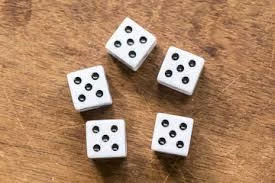
#> input picture assignment8/Dice_Recognition/input/image1.jpg, 275 x 183 px, found by its file name
$ jupyter execute main.ipynb
#> lines starting #> are read from the running program, lines starting #| are printed output that depends on the picture; after the words box and inside, x2 and y2 are one past the last pixel; in counts of white or black regions, pixels touching at a corner belong together
[cell 1]
import cv2
import numpy as np
import matplotlib.pyplot as plt

[cell 2]
image_1 = cv2.imread("input\\image1.jpg", cv2.IMREAD_GRAYSCALE)
#> image_1: shape (183, 275); min 0, max 255, mean 140.4
image_2 = cv2.imread("input\\image2.png", cv2.IMREAD_GRAYSCALE)
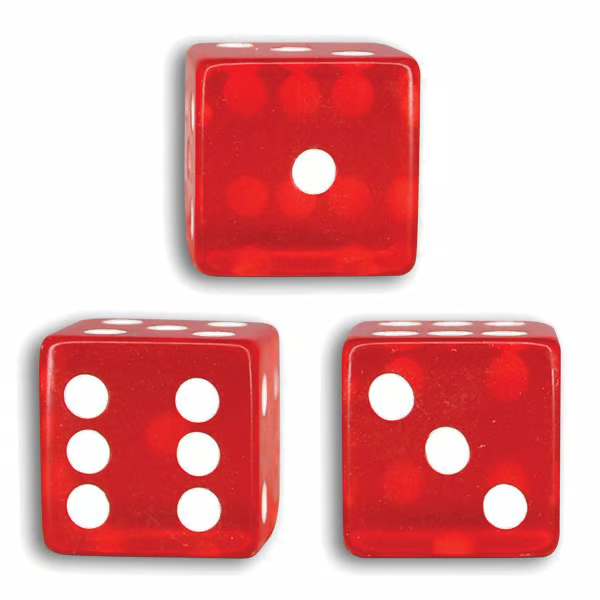
#> input picture assignment8/Dice_Recognition/input/image2.png, 600 x 600 px, found by its file name
#> image_2: shape (600, 600); min 61, max 255, mean 185.5
image_3 = cv2.imread("input\\image3.jpg", cv2.IMREAD_GRAYSCALE)
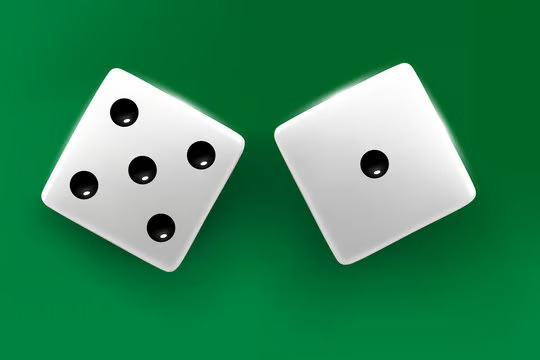
#> input picture assignment8/Dice_Recognition/input/image3.jpg, 540 x 360 px, found by its file name
#> image_3: shape (360, 540); min 0, max 255, mean 105.3
image_4 = cv2.imread("input\\image4.jpg", cv2.IMREAD_GRAYSCALE)
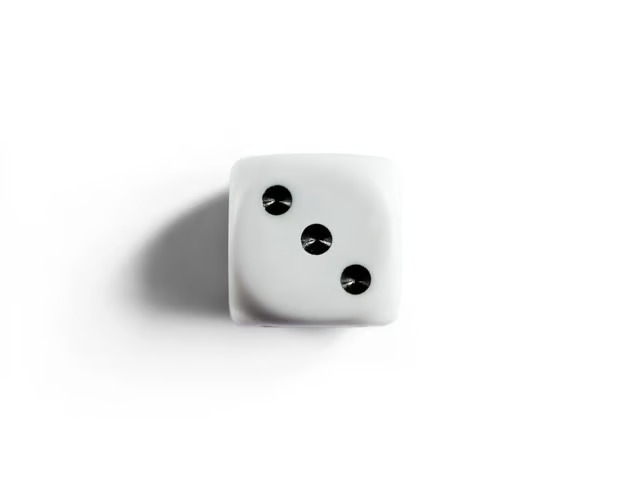
#> input picture assignment8/Dice_Recognition/input/image4.jpg, 626 x 478 px, found by its file name
#> image_4: shape (478, 626); min 0, max 255, mean 243.5

[cell 3]
def show_in_matplotlib(image):
    plt.axis("off")
    plt.imshow(image, cmap="gray")
    plt.show()

[cell 4]
show_in_matplotlib(image_1)
show_in_matplotlib(image_2)
show_in_matplotlib(image_3)
show_in_matplotlib(image_4)

[cell 5]
image_1_inverted = cv2.bitwise_not(image_1)
image_2_inverted = image_2.copy()
image_3_inverted = cv2.bitwise_not(image_3)
image_4_inverted = cv2.bitwise_not(image_4)

[cell 6]
show_in_matplotlib(image_1_inverted)
show_in_matplotlib(image_2_inverted)
show_in_matplotlib(image_3_inverted)
show_in_matplotlib(image_4_inverted)

[cell 7]
_ , image_1_threshold = cv2.threshold(image_1_inverted, 90, 255, cv2.THRESH_BINARY)
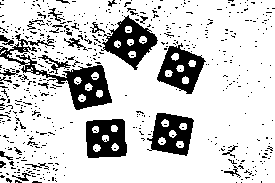
#> image_1_threshold: shape (183, 275); 80.5% white; 578 black regions (550 under 20 px), largest, box (x1, y1, x2, y2) and area: (0, 34, 112, 110) 1936, (101, 15, 158, 70) 1362, (86, 119, 127, 158) 1244
_ , image_2_threshold = cv2.threshold(image_2_inverted, 127, 255, cv2.THRESH_BINARY)
#> image_2_threshold: shape (600, 600); 64.4% white; 27 black regions (23 under 20 px), largest, box (x1, y1, x2, y2) and area: (187, 57, 420, 277) 46613, (340, 336, 561, 558) 42391, (38, 332, 278, 559) 39119, (187, 214, 191, 239) 51
_ , image_3_threshold = cv2.threshold(image_3_inverted, 90, 255, cv2.THRESH_BINARY)
#> image_3_threshold: shape (360, 540); 76.7% white; 8 black regions (6 under 20 px), largest, box (x1, y1, x2, y2) and area: (274, 63, 476, 265) 23959, (41, 68, 245, 272) 21214
_ , image_4_threshold = cv2.threshold(image_4_inverted, 90, 255, cv2.THRESH_BINARY)
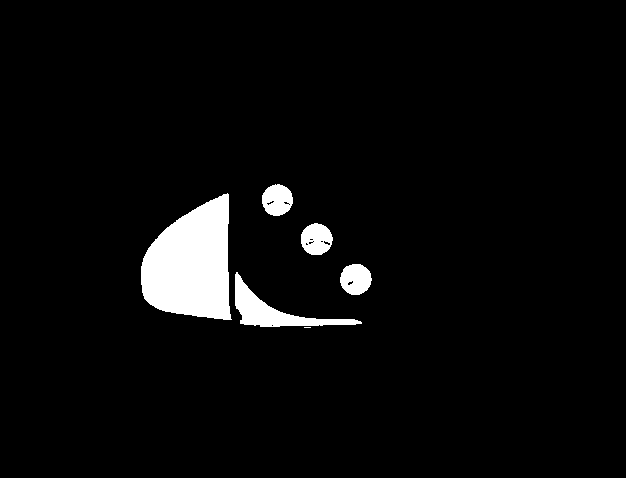
#> image_4_threshold: shape (478, 626); 4.2% white; 6 white regions (1 under 20 px)

[cell 8]
show_in_matplotlib(image_1_threshold)
show_in_matplotlib(image_2_threshold)
show_in_matplotlib(image_3_threshold)
show_in_matplotlib(image_4_threshold)

[cell 9]
def draw_rectangle(contour,image,count):
    x,y,w,h = cv2.boundingRect(contour)
    cv2.rectangle(image,(x,y),(x+w,y+h),(0,0,0),3)
    count = count + 1
    return count

[cell 10]
contours_image1,hierarchy_image1 = cv2.findContours(image_1_threshold, cv2.RETR_TREE, cv2.CHAIN_APPROX_SIMPLE)
#> contours_image1 = 729 contours, 663 with area under 20; largest, box (x1, y1, x2, y2) and area: (0, 0, 275, 183) 48965, (15, 53, 113, 111) 1956, (101, 14, 159, 71) 1653, (156, 42, 207, 95) 1536, (85, 118, 128, 159) 1532
contours_image2,hierarchy_image2 = cv2.findContours(image_2_threshold, cv2.RETR_TREE, cv2.CHAIN_APPROX_SIMPLE)
#> contours_image2 = 65 contours, 46 with area under 20; largest, box (x1, y1, x2, y2) and area: (0, 0, 600, 600) 358801, (37, 333, 279, 560) 49688, (186, 56, 421, 278) 49451, (339, 335, 562, 559) 48391, (368, 373, 414, 421) 1664
contours_image3,hierarchy_image3 = cv2.findContours(image_3_threshold, cv2.RETR_TREE, cv2.CHAIN_APPROX_SIMPLE)
#> contours_image3 = 16 contours, 1 with area under 20; largest, box (x1, y1, x2, y2) and area: (0, 0, 540, 360) 193501, (273, 62, 477, 266) 24890, (40, 67, 246, 273) 24798, (146, 213, 176, 243) 637, (187, 141, 216, 170) 622
contours_image4,hierarchy_image4 = cv2.findContours(image_4_threshold, cv2.RETR_TREE, cv2.CHAIN_APPROX_SIMPLE)
#> contours_image4 = 17 contours, 12 with area under 20; largest, box (x1, y1, x2, y2) and area: (141, 193, 232, 320) 8126, (235, 272, 362, 327) 1786, (301, 223, 333, 255) 752, (340, 264, 372, 295) 728, (262, 184, 293, 216) 726
image_1_count = 0
image_2_count = 0
image_3_count = 0
image_4_count = 0
result_image1 = image_1.copy()
result_image2 = image_2.copy()
result_image3 = image_3.copy()
result_image4 = image_4.copy()
for i,contour in enumerate(contours_image1):
    area = cv2.contourArea(contour)
    if hierarchy_image1[0][i][3] not in [-1,0,5] and 25 < area < 1000:
        image_1_count = draw_rectangle(contour, result_image1, image_1_count)
#> this loop made 729 passes
#> area on passes 6, 33, 51, 204, 206, 208, 211, 214, 232, 234, 236, 238: 48965, 72, 67.5, 37, 34, 31.5, 31.5, 31.5, 36.5, 37, 34, 36
for i,contour in enumerate(contours_image2):
    area = cv2.contourArea(contour)
    if hierarchy_image2[0][i][3] not in [-1,0] and area > 1000:
        image_2_count = draw_rectangle(contour, result_image2, image_2_count)
#> this loop made 65 passes
#> (area, x in draw_rectangle, y in draw_rectangle, w in draw_rectangle, h in draw_rectangle) on passes 7, 10, 16, 27, 28, 30, 31, 36, 37: (1527.5, 483, 484, 45, 45), (1663, 425, 427, 45, 48), (1664.5, 368, 373, 46, 48), (1504.5, 177, 487, 44, 45), (1472, 66, 484, 44, 45), (1486, 176, 432, 44, 44), (1491.5, 66, 429, 44, 45), (1521, 175, 378, 45, 45), (1528.5, 64, 374, 45, 45)
#> area on passes 4, 18, 22, 23, 38, 57: 48391, 21, 173, 49687.5, 356, 61
for i,contour in enumerate(contours_image3):
    area = cv2.contourArea(contour)
    if hierarchy_image3[0][i][3] not in [-1,0] and area > 25:
        image_3_count = draw_rectangle(contour, result_image3, image_3_count)
#> this loop made 16 passes
#> (area, x in draw_rectangle, y in draw_rectangle, w in draw_rectangle, h in draw_rectangle) on passes 4, 6, 8, 10, 12, 15: (637, 146, 213, 30, 30), (618, 70, 171, 29, 29), (620.5, 128, 156, 29, 29), (622, 187, 141, 29, 29), (616, 110, 98, 29, 29), (620.5, 360, 150, 29, 29)
#> area on passes 2, 5, 7, 9, 11, 13: 24798, 25, 20.5, 23, 22, 23
for i,contour in enumerate(contours_image4):
    area = cv2.contourArea(contour)
    if hierarchy_image4[0][i][3] == -1 and 25 < area < 1000:
        image_4_count = draw_rectangle(contour, result_image4, image_4_count)
#> this loop made 17 passes
#> (area, x in draw_rectangle, y in draw_rectangle, w in draw_rectangle, h in draw_rectangle) on passes 4, 6, 14: (728.5, 340, 264, 32, 31), (752, 301, 223, 32, 32), (726.5, 262, 184, 31, 32)
#> area on passes 2, 13: 1786, 8126
# show_in_matplotlib(_result)
# print(count)

[cell 11]
show_in_matplotlib(result_image1)
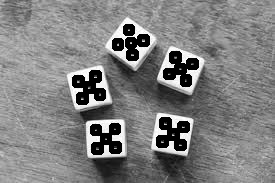
#> result_image1: shape (183, 275); min 0, max 255, mean 127.5
show_in_matplotlib(result_image2)
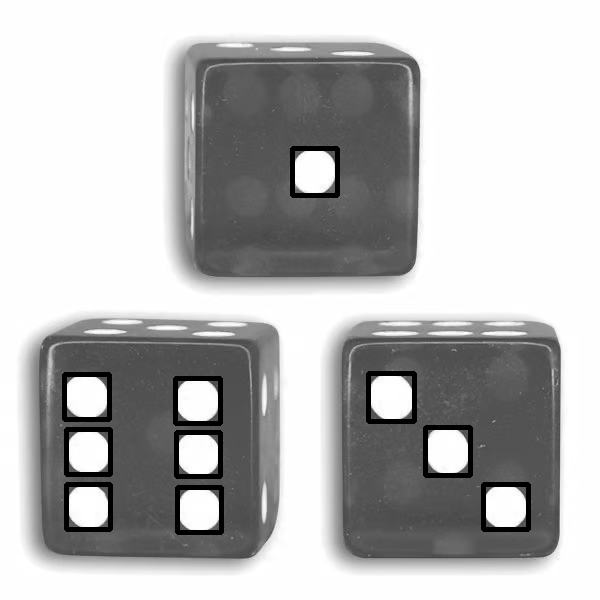
#> result_image2: shape (600, 600); min 0, max 255, mean 182.8
show_in_matplotlib(result_image3)
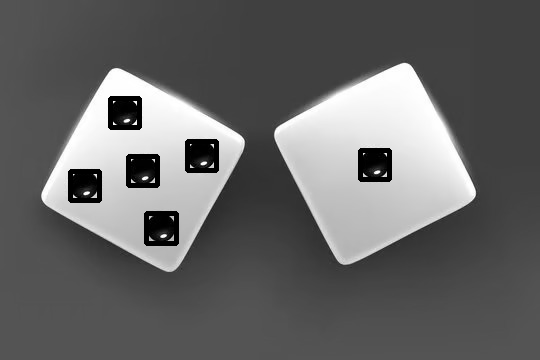
#> result_image3: shape (360, 540); min 0, max 255, mean 102.1
show_in_matplotlib(result_image4)
#> result_image4: shape (478, 626); min 0, max 255, mean 242.3

[cell 12]
output_image1 = np.hstack((image_1,result_image1))
output_image2 = np.hstack((image_2,result_image2))
output_image3 = np.hstack((image_3,result_image3))
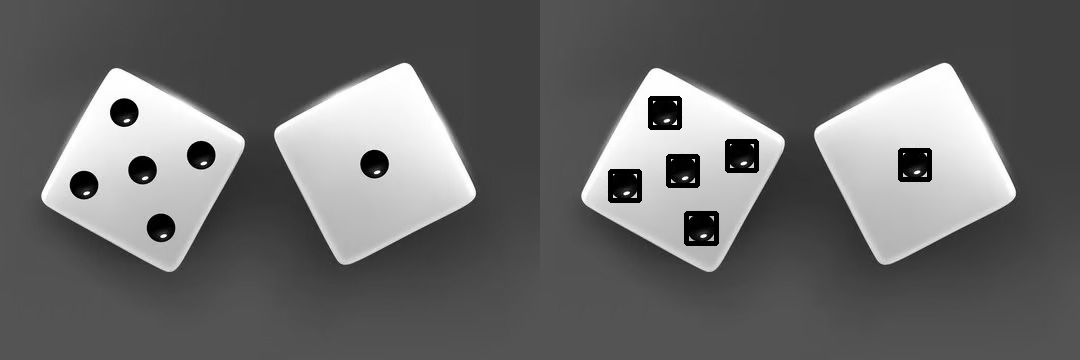
#> output_image3: shape (360, 1080); min 0, max 255, mean 103.7
output_image4 = np.hstack((image_4,result_image4))
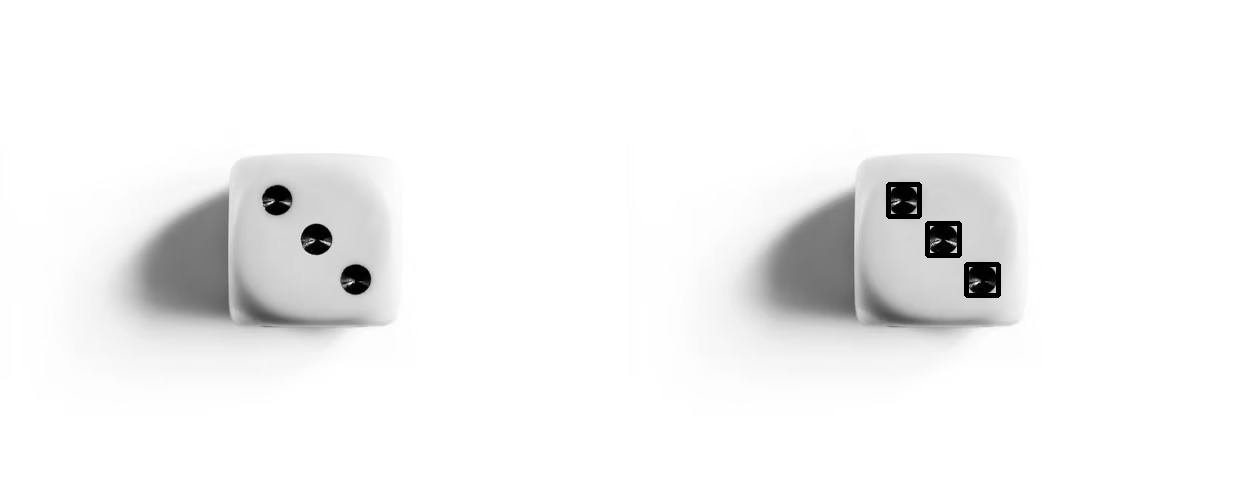
#> output_image4: shape (478, 1252); min 0, max 255, mean 242.9
cv2.imwrite("output/result1.jpg",output_image1)
cv2.imwrite("output/result2.jpg",output_image2)
cv2.imwrite("output/result3.jpg",output_image3)
cv2.imwrite("output/result4.jpg",output_image4)
#> Out = True
